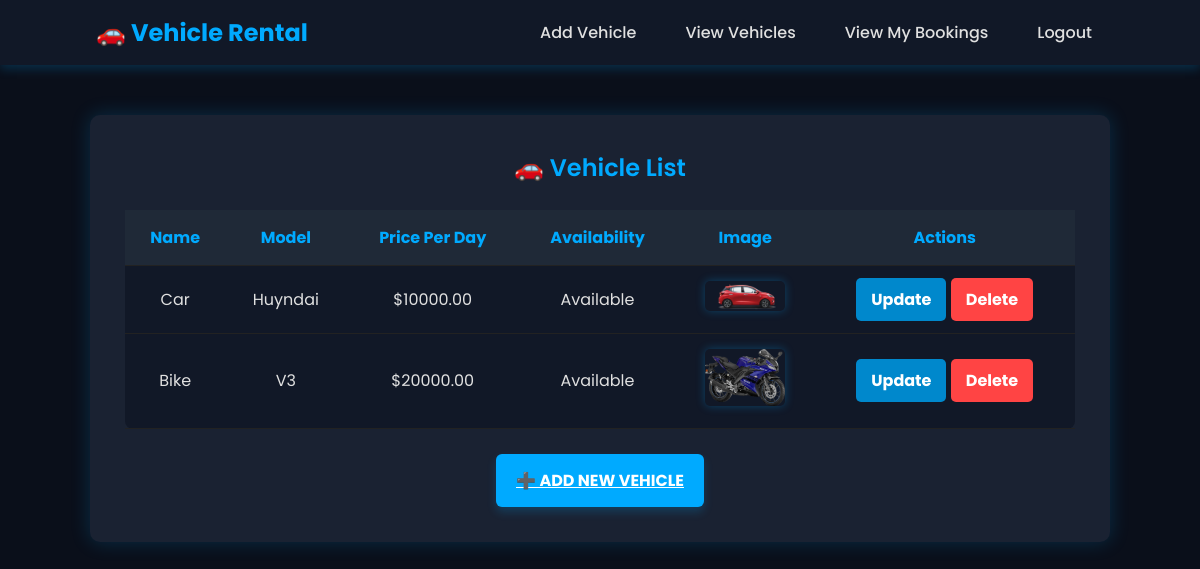
The page /vehiclelist/ on the database as committed earlier.
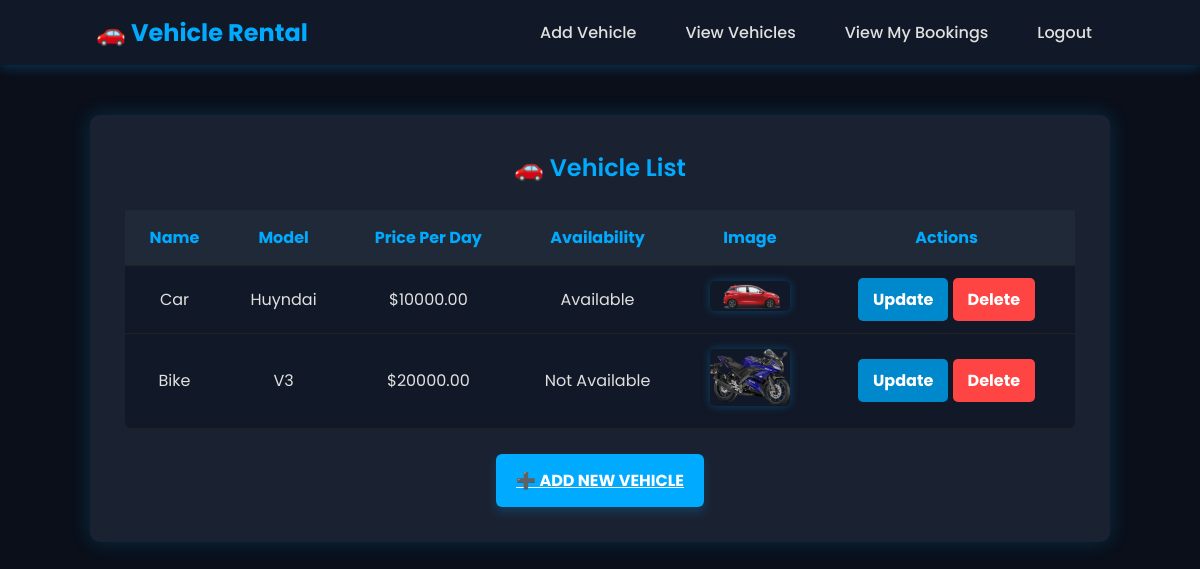
The same page on the database as committed later.
### app/models.py (models this page shows, shortened)
class Vehicle(models.Model):
    staf = models.ForeignKey(Staf, on_delete=models.CASCADE, related_name="vehicles")  # Assign vehicles to Staf
    name = models.CharField(max_length=100)
    model = models.CharField(max_length=100)
    price_per_day = models.DecimalField(max_digits=10, decimal_places=2)
    availability = models.BooleanField(default=True)
    image = models.ImageField(upload_to="vehicle_images/", blank=True, null=True)  # Optional Image

### app/views.py (the view)
# urls.py: path("vehiclelist/",views.vehicle_list,name='vehicle_list'),
def vehicle_list(request):
    vehicles = Vehicle.objects.all()
    return render(request, "staf/vehicle_list.html", {"vehicles": vehicles})

### templates/staf/vehicle_list.html (shortened to what this page needs)
<!DOCTYPE html>
<html lang="en">
<head>
</head>
<body>
    <nav class="navbar">
        <div class="logo"><a href="../stafhome"> 🚗 Vehicle Rental </a></div>
        <ul>
            <li><a href="{% url 'add_vehicle' %}">Add Vehicle</a></li>
            <li><a href="{% url 'vehicle_list' %}">View Vehicles</a></li>
            <li><a href="{% url 'staf_bookings' %}">View My Bookings</a></li>
            <li><a href="{% url 'logout' %}">Logout</a></li>
        </ul>
    </nav>
    <div class="container">
        <h2>🚗 Vehicle List</h2>
        <table>
            <tr>
                <th>Name</th>
                <th>Model</th>
                <th>Price Per Day</th>
                <th>Availability</th>
                <th>Image</th>
                <th>Actions</th>
            </tr>
            {% for vehicle in vehicles %}
            <tr>
                <td>{{ vehicle.name }}</td>
                <td>{{ vehicle.model }}</td>
                <td>${{ vehicle.price_per_day }}</td>
                <td>{{ vehicle.availability|yesno:"Available,Not Available" }}</td>
                <td>
                    {% if vehicle.image %}
                        <img src="{{ vehicle.image.url }}" alt="Vehicle Image" class="vehicle-img">
                    {% else %}
                        No Image
                    {% endif %}
                </td>
                <td>
                    <a href="{% url 'update_vehicle' vehicle.id %}" class="btn btn-update">Update</a>
                    <a href="{% url 'delete_vehicle' vehicle.id %}" class="btn btn-delete" onclick="return confirm('Are you sure you want to delete this vehicle?');">Delete</a>
                </td>
            </tr>
            {% endfor %}
        </table>
        <a href="{% url 'add_vehicle' %}" class="btn-add">➕ Add New Vehicle</a>
    </div>
</body>
</html>

Rows that differ between the two databases and show on the page:
changed Vehicle "Bike": availability "Available" → "Not Available"
